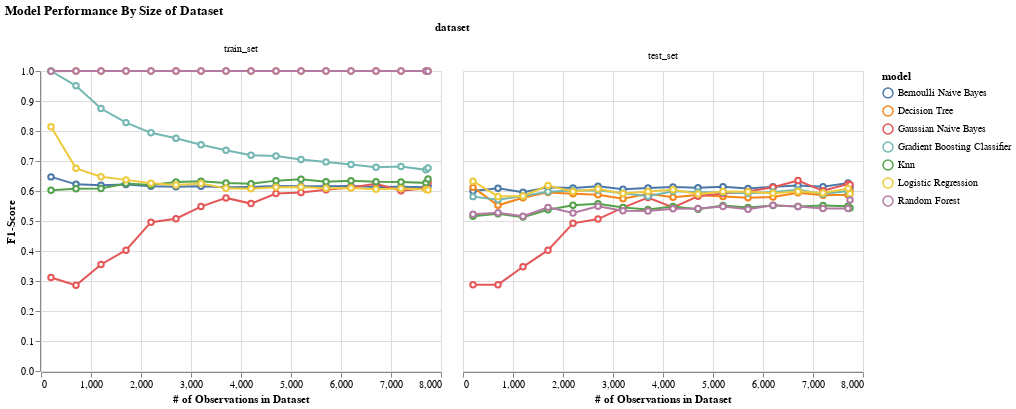

The code cell stored with this chart in its notebook:
### Code cell
perf_by_n_f1 = create_alt_plot(
    dataset = perf_by_n_obs_avg[perf_by_n_obs_avg['grouping'] == "Macro Avg"],
    x_col = 'n_obs',
    x_name = '# of Observations in Dataset',
    y_col = 'f1-score',
    y_name = 'F1-Score',
    title = 'Model Performance By Size of Dataset'
)

perf_by_n_f1

### Figure 1 — Vega-Lite specification as saved in the notebook (floating-point values rounded to 4 significant figures; data arrays with more than 128 entries replaced by an {"elided": "..."} marker saying what was removed)
{"config": {"view": {"continuousWidth": 400, "continuousHeight": 300}}, "data": {"name": "data-a806c27f2a4f231191029cc6f0ebdfcf"}, "facet": {"field": "dataset", "sort": ["train_set", "test_set"], "type": "nominal"}, "spec": {"mark": {"type": "line", "point": {"filled": false, "fill": "white"}}, "encoding": {"color": {"field": "model", "type": "nominal"}, "x": {"field": "n_obs", "title": "# of Observations in Dataset", "type": "quantitative"}, "y": {"field": "f1-score", "title": "F1-Score", "type": "quantitative"}}}, "title": "Model Performance By Size of Dataset", "$schema": "https://vega.github.io/schema/vega-lite/v4.17.0.json", "datasets": {"data-a806c27f2a4f231191029cc6f0ebdfcf": {"elided": "238 records"}}}
